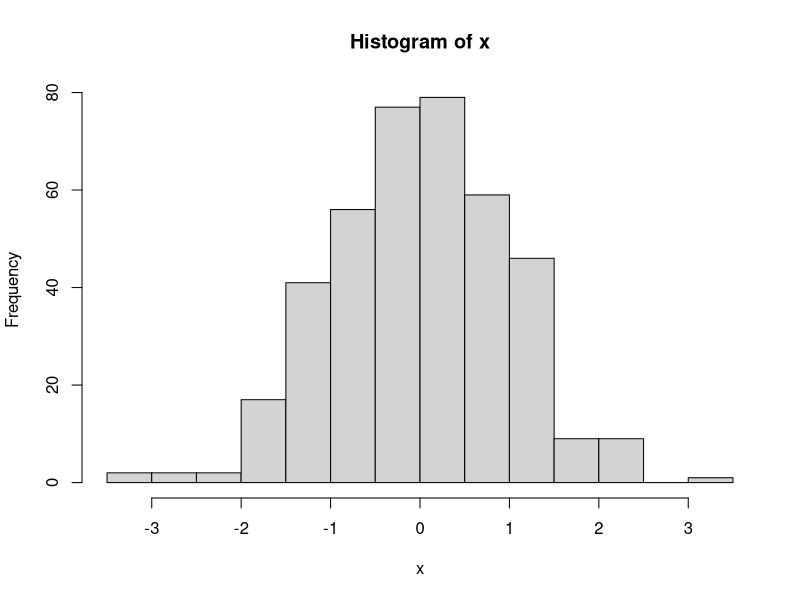
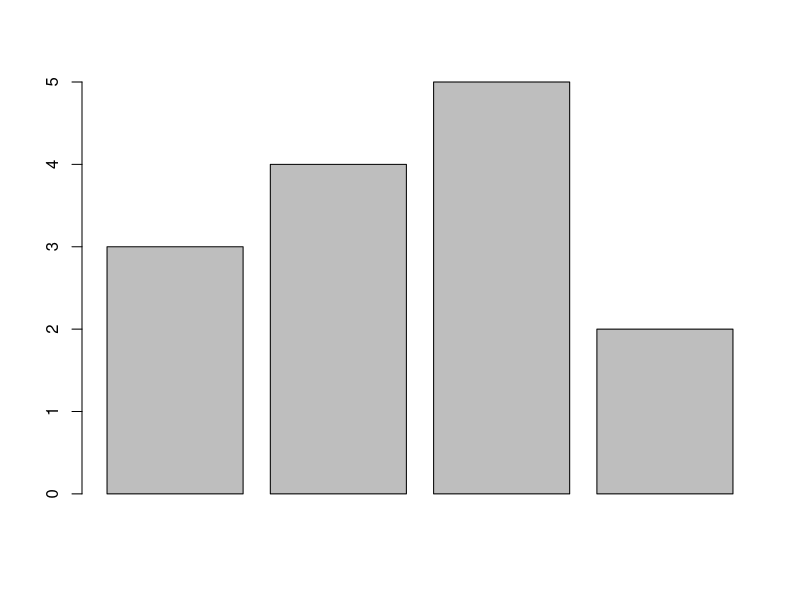
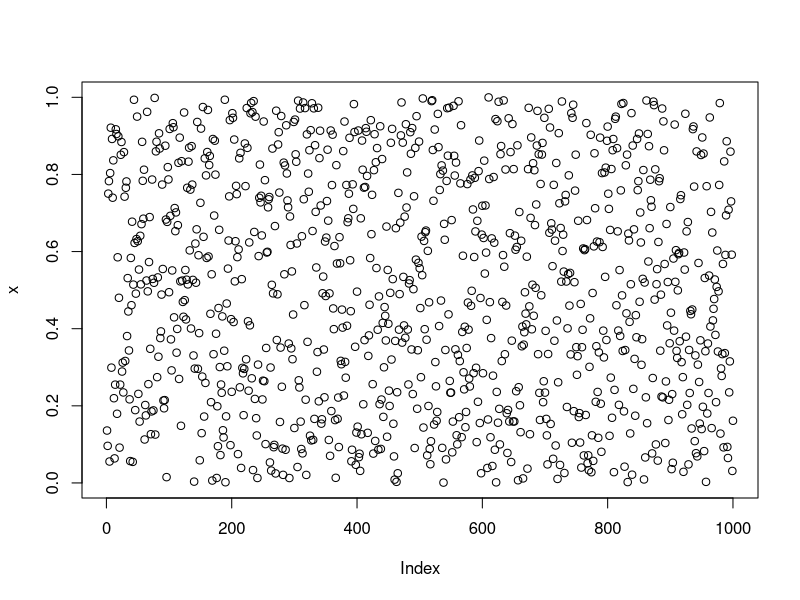
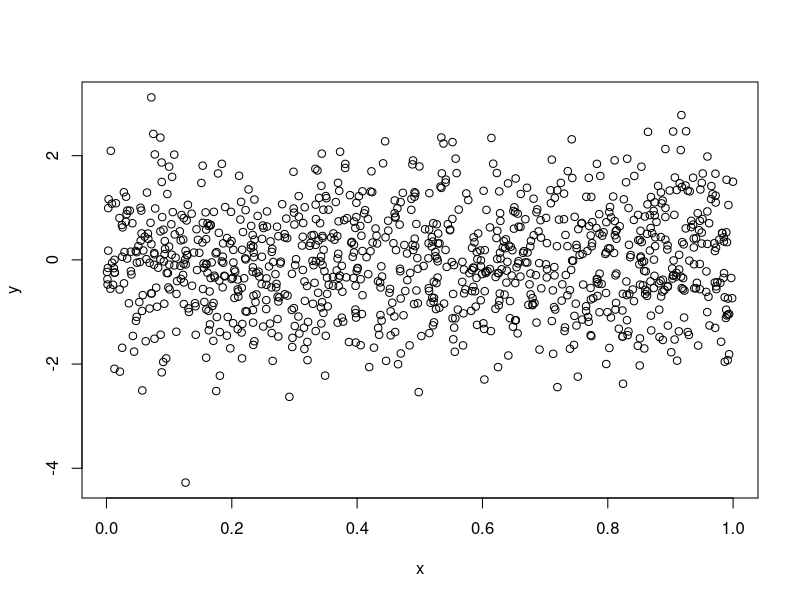
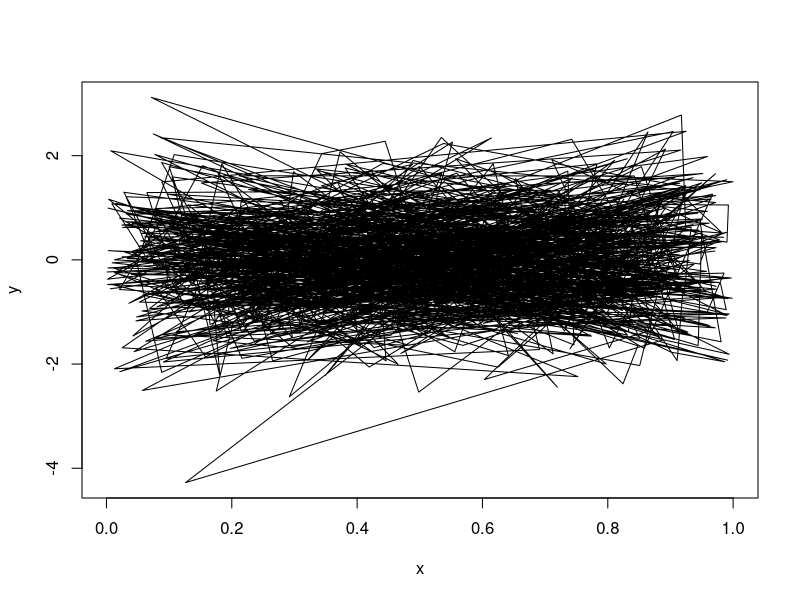
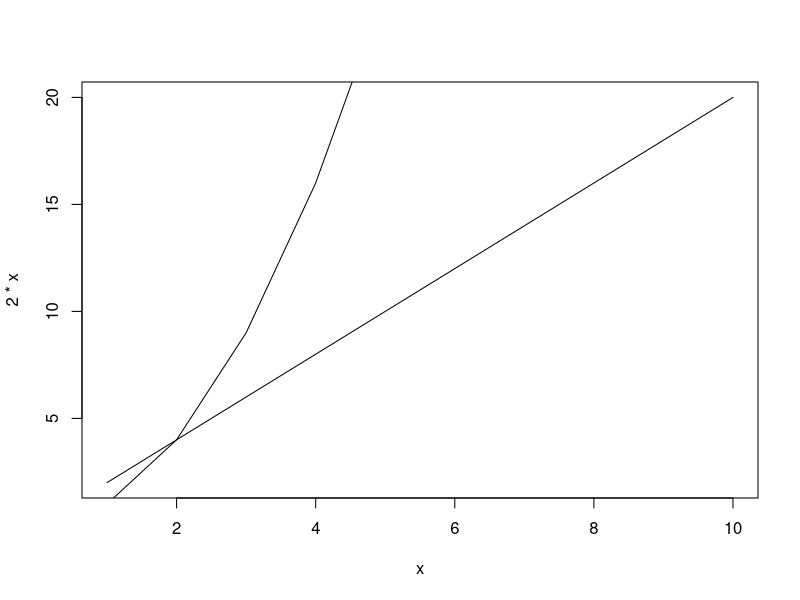

Write the R code that produced these figures, in order.
## ---- chunk 1
knitr::opts_chunk$set(echo = TRUE)
## ---- chunk 2
rnorm(5)
## ---- chunk 3
runif(5)
## ---- chunk 4
rep(2, 6)
## ---- chunk 5
seq(3, 8)
## ---- chunk 6
x <- rnorm(400)
hist(x)
## ---- chunk 7
x <- c(3, 4, 5, 2)
barplot(x)
## ---- chunk 8
x <- runif(1000)
y <- rnorm(1000)
plot(x)
plot(x, y)
plot(x, y, "l")
## ---- chunk 9
x <- seq(1, 10)
plot(x, 2 * x, 'l')
lines(x, x ^ 2)

